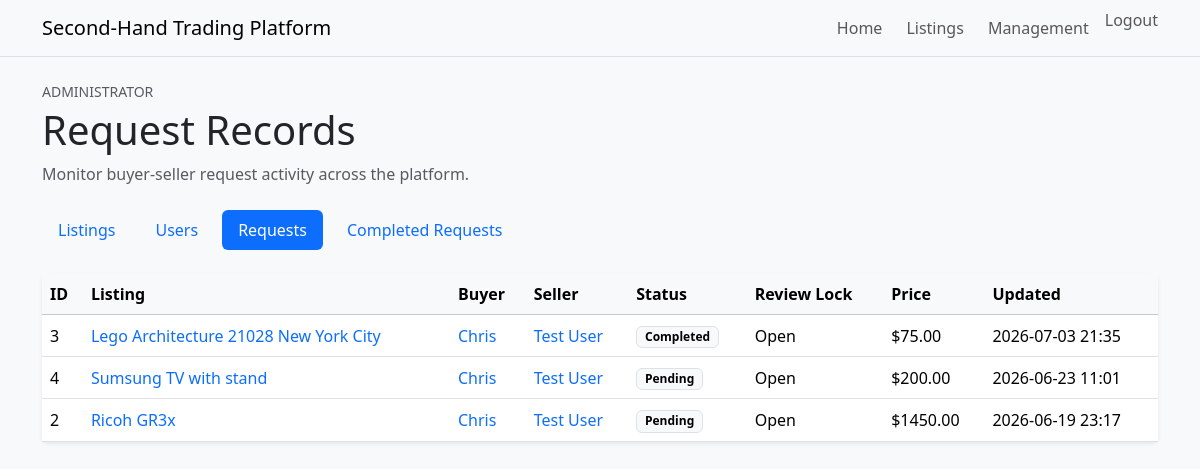
Screenshot of /admin/requests (signed in) with the database file from the repository.
### tables this page shows
CREATE TABLE requests (
    id INTEGER PRIMARY KEY AUTOINCREMENT,
    listing_id INTEGER NOT NULL,
    buyer_id INTEGER NOT NULL,
    seller_id INTEGER NOT NULL,
    status TEXT NOT NULL DEFAULT 'pending',
    is_locked INTEGER NOT NULL DEFAULT 0,
    message TEXT,
    created_at TEXT NOT NULL,
    updated_at TEXT NOT NULL,
    FOREIGN KEY (listing_id) REFERENCES listings(id),
    FOREIGN KEY (buyer_id) REFERENCES users(id),
    FOREIGN KEY (seller_id) REFERENCES users(id)
);

CREATE TABLE listings (
    id INTEGER PRIMARY KEY AUTOINCREMENT,
    seller_id INTEGER NOT NULL,
    category_id INTEGER NOT NULL,
    image_url TEXT NOT NULL,
    title TEXT NOT NULL,
    description TEXT NOT NULL,
    condition TEXT NOT NULL,
    price REAL NOT NULL,
    status TEXT NOT NULL DEFAULT 'available',
    created_at TEXT NOT NULL,
    updated_at TEXT NOT NULL,
    FOREIGN KEY (seller_id) REFERENCES users(id),
    FOREIGN KEY (category_id) REFERENCES categories(id)
);

CREATE TABLE users (
    id INTEGER PRIMARY KEY AUTOINCREMENT,
    display_name TEXT NOT NULL,
    full_name TEXT NOT NULL,
    date_of_birth TEXT NOT NULL,
    email TEXT NOT NULL UNIQUE,
    phone_number TEXT,
    preferred_contact_method TEXT NOT NULL,
    password_hash TEXT NOT NULL,
    role TEXT NOT NULL DEFAULT 'user',
    is_locked INTEGER NOT NULL DEFAULT 0,
    bio TEXT,
    created_at TEXT NOT NULL
);

### routes/admin_routes.py (the view)
@admin_bp.get("/admin/requests")
@admin_required
def view_requests() -> str:
    return render_template(
        "admin/requests.html",
        requests=admin_service.get_admin_requests(),
    )

### models/db.py (called while the page is built)
def get_db() -> sqlite3.Connection:
    return DatabaseManager().get_connection()

    def __new__(cls):
        if cls._instance is None:
            cls._instance = super().__new__(cls)
        return cls._instance

    def get_connection(self) -> sqlite3.Connection:
        if "db" not in g:
            g.db = sqlite3.connect(current_app.config["DATABASE_PATH"])
            g.db.row_factory = sqlite3.Row
        return g.db

    def close_connection(self) -> None:
        db = g.pop("db", None)
        if db is not None:
            db.close()

### services/admin_service.py (called while the page is built)
    def get_admin_requests(self) -> List[Dict[str, Any]]:
        return self._get_admin_request_rows("", [])

    def _get_admin_request_rows(
        self,
        where_clause: str,
        parameters: List[Any],
    ) -> List[Dict[str, Any]]:
        db = get_db()
        requests = db.execute(
            ADMIN_REQUESTS_SQL.format(where_clause=where_clause),
            parameters,
        ).fetchall()
        return [self._serialize_admin_request(row) for row in requests]

    @staticmethod
    def _serialize_admin_request(row) -> Dict[str, Any]:
        request = dict(row)
        request["status_label"] = str(request["status"]).title()
        request["lock_status_label"] = "Locked" if request["is_locked"] else "Open"
        request["listing_price_label"] = "{0:.2f}".format(request["listing_price"])
        request["created_at_label"] = str(request["created_at"]).replace("T", " ")[:16]
        request["updated_at_label"] = str(request["updated_at"]).replace("T", " ")[:16]
        return request

### templates/admin/requests.html
{% extends "base.html" %}
{% block content %}
<section class="mb-4">
    <p class="text-uppercase small text-muted mb-1">Administrator</p>
    <h1 class="mb-2">Request Records</h1>
    <p class="text-muted mb-0">
        Monitor buyer-seller request activity across the platform.
    </p>
</section>
{% set active_section = 'requests' %}
{% include "admin/_management_nav.html" %}
{% set empty_title = "No request records found" %}
{% set empty_message = "There are no buyer-seller requests to review right now." %}
{% include "admin/_request_table.html" %}
{% endblock %}

### templates/admin/_request_table.html (shortened to what this page needs)
{% if requests %}
    <div class="card border-0 shadow-sm">
        <div class="table-responsive">
            <table class="table align-middle mb-0">
                <thead class="table-light">
                    <tr>
                        <th scope="col">ID</th>
                        <th scope="col">Listing</th>
                        <th scope="col">Buyer</th>
                        <th scope="col">Seller</th>
                        <th scope="col">Status</th>
                        <th scope="col">Review Lock</th>
                        <th scope="col">Price</th>
                        <th scope="col">Updated</th>
                    </tr>
                </thead>
                <tbody>
                    {% for purchase_request in requests %}
                        <tr>
                            <td>{{ purchase_request.id }}</td>
                            <td>
                                <a
                                    class="text-decoration-none"
                                    href="{{
                                        url_for(
                                            'listings.view_listing_detail',
                                            listing_id=purchase_request.listing_id
                                        )
                                    }}"
                                >
                                    {{ purchase_request.listing_title }}
                                </a>
                            </td>
                            <td>
                                <a
                                    class="text-decoration-none"
                                    href="{{
                                        url_for(
                                            'profiles.view_public_profile',
                                            user_id=purchase_request.buyer_id
                                        )
                                    }}"
                                >
                                    {{ purchase_request.buyer_name }}
                                </a>
                            </td>
                            <td>
                                <a
                                    class="text-decoration-none"
                                    href="{{
                                        url_for(
                                            'profiles.view_public_profile',
                                            user_id=purchase_request.seller_id
                                        )
                                    }}"
                                >
                                    {{ purchase_request.seller_name }}
                                </a>
                            </td>
                            <td>
                                <span class="badge text-bg-light border">
                                    {{ purchase_request.status_label }}
                                </span>
                            </td>
                            <td>{{ purchase_request.lock_status_label }}</td>
                            <td>${{ purchase_request.listing_price_label }}</td>
                            <td>{{ purchase_request.updated_at_label }}</td>
                        </tr>
                    {% endfor %}
                </tbody>
            </table>
        </div>
    </div>
{% endif %}

### static/css/main.css (style rules this page uses)
body { background-color: #f8f9fa; }

### rows the page displays
requests: id "3", listing_title "Lego Architecture 21028 New York City", buyer_name "Chris", seller_name "Test User", status_label "Completed", lock_status_label "Open", listing_price_label "75.00", updated_at_label "2026-07-03 21:35"
requests: id "4", listing_title "Sumsung TV with stand", buyer_name "Chris", seller_name "Test User", status_label "Pending", lock_status_label "Open", listing_price_label "200.00", updated_at_label "2026-06-23 11:01"
requests: id "2", listing_title "Ricoh GR3x", buyer_name "Chris", seller_name "Test User", status_label "Pending", lock_status_label "Open", listing_price_label "1450.00", updated_at_label "2026-06-19 23:17"
